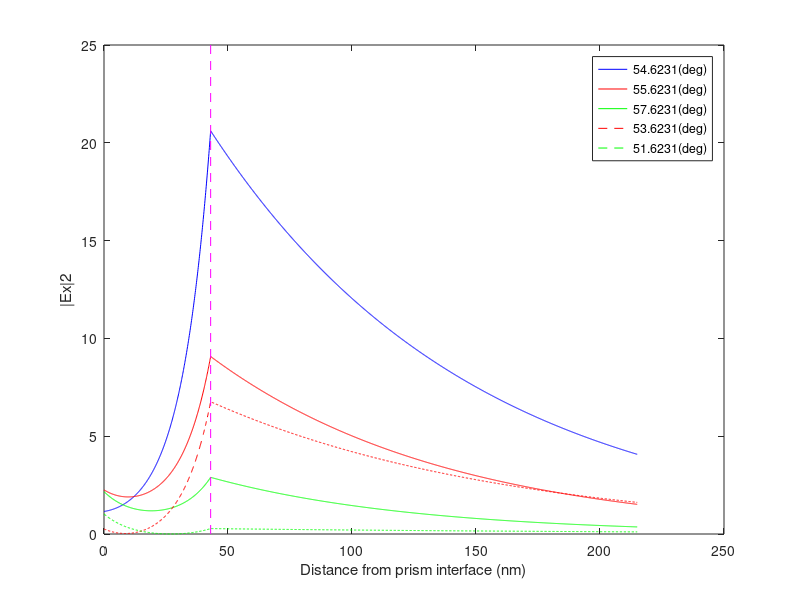

Write the MATLAB code that produced this figure.
% For normalised electric field. In ShalabneyFig4a3, I used different matrix manipulations.
% This code changes those manipulations so that a foundational code is made for multiple layer case 
% so that matrix inversion/multiplication is a straight-forward step.
% And this code contains resonance angle finding block
% One can also use the metal thickness optimisation code block here from FindMinThickness.m
clear;
tic
lambda=633e-9;%wavelength of incident light in vacuum at which nm is as follows
%same wavelength used in the 0nm legend of Fig6b(read theory to know)
%nd=3.8354+0.0245i at lambda=633e-9
nm=0.1325+4.0203*1i;
np=1.732;
na=1.33;
u=pi*4e-7;%magnetic permeability of the assumed non-magnetic substances

% One can also use the metal thickness optimisation code block here
dm=43e-9;%thickness of metal layer
%dm=46.98e-9;%thickness of metal layer

z=0:1e-10:5*dm;%for x-axis of required graph
%metal is from z=0 to dm

% To make the second propagation matrix Identity before z=dm
za=z-dm;
za(za<=0)=0;

zm=z;
zm(z>=dm)=dm;%> or >= makes no difference
%I don't know how it can be z>=dm and should not compulsarily be zm>=dm 
%, maybe MATLAB has it inbuilt to check it as a condition


%_________________________________________________________________________________________________________________________________________________________
%block to find resonance theta for given values starts
%_________________________________________________________________________________________________________________________________________________________
tofindthetamin=linspace(0,90,1000000);%angle in prism(angle of incidence)
costheta=sqrt(1-((sind(tofindthetamin)).^2).*((np^2)/(nm^2)));%cos of angle in metal
b=(costheta).*((360*nm*dm)/lambda);%Beta j used in Shalabney paper %360->2*pi when cosd->cos, sind->sin
qp=(cosd(tofindthetamin)).*((sqrt(u))/np);%qj in prism (qj used in Shalabney paper)
qa=(sqrt(1-((sind(tofindthetamin)).^2).*((np^2)/(na^2)))).*((sqrt(u))/na);%qj in analyte %used cos of angle in analyte
qm=costheta.*(sqrt(u)/nm);%qj in metal
M=[cosd(b);-((sind(b)).*(1i./qm));-((sind(b)).*(1i.*qm));cosd(b)];%Inverse(hence 1,2 and 2,1 elements are negated) of complete propagation matrix in metal
r=((M(1,:)+(M(2,:)).*qa).*qp-(M(3,:)+(M(4,:)).*qa))./((M(1,:)+(M(2,:)).*qa).*qp+(M(3,:)+(M(4,:)).*qa));%reflection coefficient 
R=(abs(r)).^2;%reflectivity
indexmin=find(min(R) == R);
thetamin = tofindthetamin(indexmin); 
%_________________________________________________________________________________________________________________________________________________________
%block to find resonance theta for given values ends
%_________________________________________________________________________________________________________________________________________________________

%theta=[54.6231;55.6231;57.6231;53.6231;51.6231];
%theta=53.6233;
%In ShalabneyFig4a2, I used already calculated resonance angle
theta=[thetamin;thetamin+1;thetamin+3;thetamin-1;thetamin-3];

costheta1=sqrt(1-((sind(theta)).^2).*((np^2)/(nm^2)));%angle in metal
costheta2=sqrt(1-((sind(theta)).^2).*((np^2)/(na^2)));%angle in analyte
bdm=(costheta1).*((360*nm/lambda).*dm);%to be used in calculation of r
bm=(costheta1).*((360*nm/lambda).*zm);%360->2*pi when cosd->cos, sind->sin
%bm(z>=dm)=bdm;% M1 becomes constant after z=dm 
ba=(costheta2).*((360*na/lambda).*za);
qp=(cosd(theta)).*((sqrt(u))/np);
qa=(costheta2).*((sqrt(u))/na);
qm=costheta1.*(sqrt(u)/nm);
%M0=[cosd(bdm);-((sind(bdm)).*(1i/qm));-((sind(bdm)).*(1i*qm));cosd(bdm)];
% Matrix for calculation of r
M0(:,:,1)=cosd(bdm);
M0(:,:,2)=-((sind(bdm)).*(1i./qm));%qm and qdm are same because qj does not contain a z in its expression
M0(:,:,3)=-((sind(bdm)).*(1i.*qm));
M0(:,:,4)=cosd(bdm);
%M1=[cosd(bm);((sind(bm)).*(1i/qm));((sind(bm)).*(1i*qm));cosd(bm)];
% Matrix for propagation in metal 
M1(:,:,1)=cosd(bm);
M1(:,:,2)=((sind(bm)).*(1i./qm));
M1(:,:,3)=((sind(bm)).*(1i.*qm));
M1(:,:,4)=cosd(bm);
%M2=[cosd(ba);((sind(ba)).*(1i/qa));((sind(ba)).*(1i*qa));cosd(ba)];
% Matrix for propagation in analyte
M2(:,:,1)=cosd(ba);
M2(:,:,2)=((sind(ba)).*(1i./qa));
M2(:,:,3)=((sind(ba)).*(1i.*qa));
M2(:,:,4)=cosd(ba);
%r=((M0(1,:)+(M0(2,:)).*qa).*qp-(M0(3,:)+(M0(4,:)).*qa))./((M0(1,:)+(M0(2,:)).*qa).*qp+(M0(3,:)+(M0(4,:)).*qa));
%M=((M2(3,:)).*(M1(1,:))+(M2(4,:)).*(M1(3,:))).*(1+r)+((M2(3,:)).*(M1(2,:))+(M2(4,:)).*(M1(4,:))).*((1-r).*qp);
r=((M0(:,:,1)+(M0(:,:,2)).*qa).*qp-(M0(:,:,3)+(M0(:,:,4)).*qa))./((M0(:,:,1)+(M0(:,:,2)).*qa).*qp+(M0(:,:,3)+(M0(:,:,4)).*qa));
M=((M2(:,:,3)).*(M1(:,:,1))+(M2(:,:,4)).*(M1(:,:,3))).*((1+r)./qp)+((M2(:,:,3)).*(M1(:,:,2))+(M2(:,:,4)).*(M1(:,:,4))).*(1-r);%For normalised electric field.
%Ex=-M;
modEx2=(abs(M)).^2;
znm=z.*(1e9);%for x-axis to be nm scale
dmnm=dm*1e9;%for x-axis to be nm scale 
plot(znm,modEx2(1,:),'b',znm,modEx2(2,:),'r',znm,modEx2(3,:),'g',znm,modEx2(4,:),'r--',znm,modEx2(5,:),'g--',[dmnm dmnm],[0 25],'m--');%find a general method to create a vertical line
%,[dmnm dmnm],[0 max(modEx2(1,:))],'m--'
xlabel('Distance from prism interface (nm)'); 
ylabel('|Ex|2');
legend({strcat(num2str(theta(1)),'(deg)'),strcat(num2str(theta(2)),'(deg)'),strcat(num2str(theta(3)),'(deg)'),strcat(num2str(theta(4)),'(deg)'),strcat(num2str(theta(5)),'(deg)')},'Location','northeast');

toc